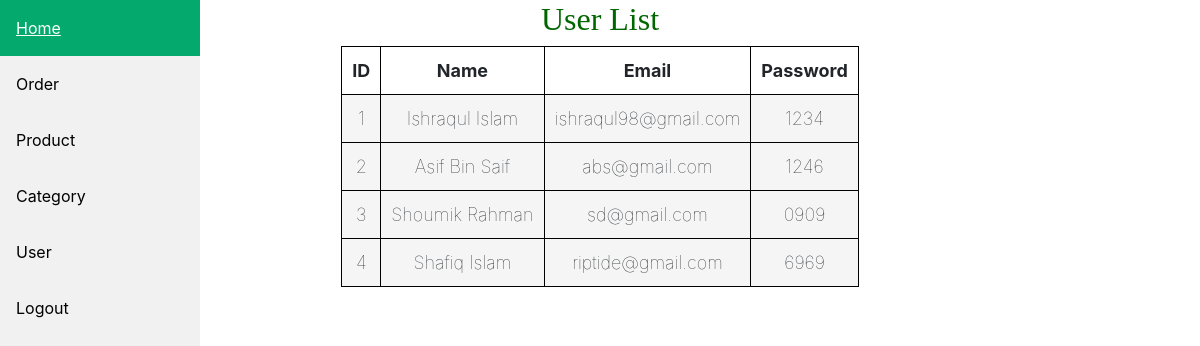
Screenshot of /user.php with the database file from the repository.
### tables this page shows
CREATE TABLE `user_info` (
  `ID` int(200) NOT NULL,
  `Full_Name` varchar(500) NOT NULL,
  `Email` varchar(500) NOT NULL,
  `Password` varchar(500) NOT NULL
);

### user.php (the view, shortened to what this page needs)
<!DOCTYPE html>
<html>
<head>
<link rel="stylesheet" href="css/sidebar.css">
<link rel="stylesheet" href="https://maxcdn.bootstrapcdn.com/bootstrap/4.5.2/css/bootstrap.min.css">
<link rel="stylesheet" href="https://cdnjs.cloudflare.com/ajax/libs/font-awesome/4.7.0/css/font-awesome.min.css">
</head>
<body>
<div class="sidebar">
  <a class="active" href="index.php">Home</a>
  <a href="#news">Order</a>
  <a href="propanel.php">Product</a>
  <a href="cat.php">Category</a>
  <a href="user.php">User</a>
  <a href="logout.php">Logout</a>
</div>
</head>
<body>
      <section>
            <h1>User List</h1>
            <table>
                  <tr>
                        <th>ID</th>
                        <th>Name</th>
                        <th>Email</th>
                        <th>Password</th>
                  </tr>
                        <?php
                        require_once('dbconnect.php');
                        $sql = "SELECT * FROM user_info ";
                        $result =mysqli_query($conn,$sql);
                        if(mysqli_num_rows($result) > 0){
                        while($row = mysqli_fetch_array($result)){
      ?>
                  <tr>
                        <td><?php echo $row['ID']; ?></td>
                        <td><?php echo $row['Full_Name']; ?></td>
                        <td><?php echo $row['Email']; ?></td>
                        <td><?php echo $row['Password']; ?></td>
                  </tr>
                  <?php
                              }
                        }
                  ?>
            </table>
      </section>
</body>
</html>

### sidebar.css (style rules this page uses)
body { margin: 0; font-family: "Lato", sans-serif; }
.sidebar { margin: 0; padding: 0; width: 200px; background-color: #f1f1f1; position: fixed; height: 100%; overflow: auto; }
.sidebar a { display: block; color: black; padding: 16px; text-decoration: none; }
.sidebar a.active { background-color: #04AA6D; color: white; }

### user.php (style rules this page uses)
table { margin: 0 auto; font-size: large; border: 1px solid black; }
h1 { text-align: center; color: #006600; font-size: xx-large; font-family: 'Gill Sans'; }
td { background-color: whitesmoke; border: 1px solid black; }
th, td { font-weight: bold; border: 1px solid black; padding: 10px; text-align: center; }
td { font-weight: lighter; }

### rows the page displays
user_info: ID "1", Full_Name "Ishraqul Islam", Email "ishraqul98@gmail.com", Password "1234"
user_info: ID "2", Full_Name "Asif Bin Saif", Email "abs@gmail.com", Password "1246"
user_info: ID "3", Full_Name "Shoumik Rahman", Email "sd@gmail.com", Password "0909"
user_info: ID "4", Full_Name "Shafiq Islam", Email "riptide@gmail.com", Password "6969"
